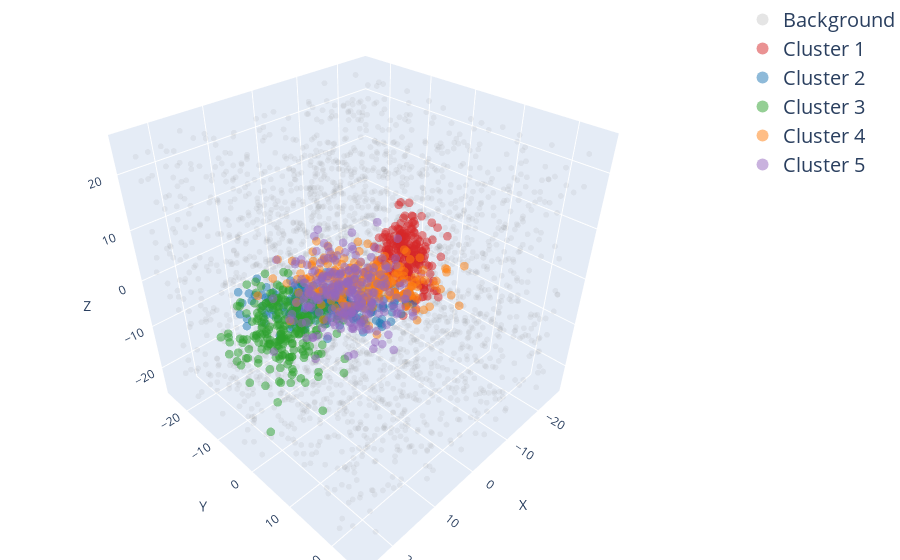

The code cell stored with this chart in its notebook:
### Code cell
import plotly.graph_objs as go
import matplotlib.colors as mcolors

def plot_clusters_3d(df, labels, colors):
    # colors to HEX
    color_hex = [mcolors.to_hex(mcolors.CSS4_COLORS.get(c, c)) for c in colors]

    # for background 
    data = [
        go.Scatter3d(
            x=df.loc[labels == 0, 'x'], y=df.loc[labels == 0, 'y'], z=df.loc[labels == 0, 'z'],
            mode='markers',
            marker=dict(size=2, color=color_hex[-1], opacity=0.1),
            name='Background'
        )
    ] + [
        # for clusters
        go.Scatter3d(
            x=df.loc[labels == idx, 'x'], y=df.loc[labels == idx, 'y'], z=df.loc[labels == idx, 'z'],
            mode='markers',
            marker=dict(size=3, color=color_hex[idx - 1], opacity=0.5),
            name=f'Cluster {idx}'
        ) for idx in range(1, 6)
    ]

    # layout
    fig = go.Figure(
        data=data,
        layout=go.Layout(
            margin=dict(l=0, r=0, b=0, t=0),
            scene=dict(xaxis_title='X', yaxis_title='Y', zaxis_title='Z'),
            legend=dict(itemsizing='constant', font=dict(size=20))
        )
    )
    fig.show()

# Usage example
plot_clusters_3d(df, labels, colors)

### Figure 1 — Plotly figure (JSON) as saved in the notebook; plotly's stock layout.template omitted (floating-point values rounded to 4 significant figures; data arrays with more than 128 entries replaced by an {"elided": "..."} marker saying what was removed)
{"data": [{"marker": {"color": "#7f7f7f", "opacity": 0.1, "size": 2}, "mode": "markers", "name": "Background", "type": "scatter3d", "x": {"elided": "2500 float values"}, "y": {"elided": "2500 float values"}, "z": {"elided": "2500 float values"}}, {"marker": {"color": "#d62728", "opacity": 0.5, "size": 3}, "mode": "markers", "name": "Cluster 1", "type": "scatter3d", "x": {"elided": "250 float values"}, "y": {"elided": "250 float values"}, "z": {"elided": "250 float values"}}, {"marker": {"color": "#1f77b4", "opacity": 0.5, "size": 3}, "mode": "markers", "name": "Cluster 2", "type": "scatter3d", "x": {"elided": "250 float values"}, "y": {"elided": "250 float values"}, "z": {"elided": "250 float values"}}, {"marker": {"color": "#2ca02c", "opacity": 0.5, "size": 3}, "mode": "markers", "name": "Cluster 3", "type": "scatter3d", "x": {"elided": "250 float values"}, "y": {"elided": "250 float values"}, "z": {"elided": "250 float values"}}, {"marker": {"color": "#ff7f0e", "opacity": 0.5, "size": 3}, "mode": "markers", "name": "Cluster 4", "type": "scatter3d", "x": {"elided": "250 float values"}, "y": {"elided": "250 float values"}, "z": {"elided": "250 float values"}}, {"marker": {"color": "#9467bd", "opacity": 0.5, "size": 3}, "mode": "markers", "name": "Cluster 5", "type": "scatter3d", "x": {"elided": "250 float values"}, "y": {"elided": "250 float values"}, "z": {"elided": "250 float values"}}], "layout": {"legend": {"font": {"size": 20}, "itemsizing": "constant"}, "margin": {"b": 0, "l": 0, "r": 0, "t": 0}, "scene": {"xaxis": {"title": {"text": "X"}}, "yaxis": {"title": {"text": "Y"}}, "zaxis": {"title": {"text": "Z"}}}}}
